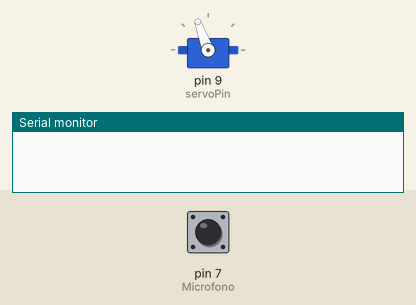
Bench run of a sketch on a simulated Arduino Uno, built with avr-gcc and run on an emulated ATmega328P. Parts: servo, the last lines printed to the serial monitor. The test bench sets the inputs (shaded band); at power-on: pin 7 (Microfono) LOW.

Above: at 1.2 s.
1.3 s: pin 7 (Microfono) pulsed HIGH 2 times (0.12 s each, 0.3 s apart)
At 3.08 s:
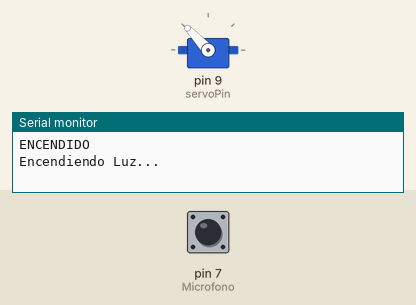
At 3.81 s:
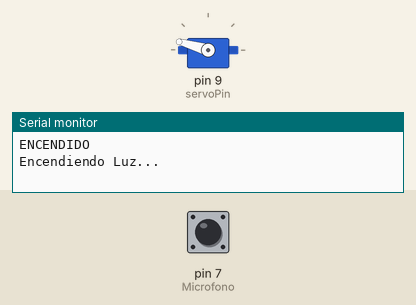
4.9 s: pin 7 (Microfono) pulsed HIGH 2 times (0.12 s each, 0.3 s apart)
At 6.68 s:
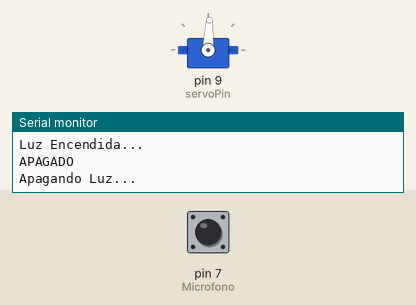
Timing chart, 0 to 8.8 s (numbered marks = the images above; inputs shaded):
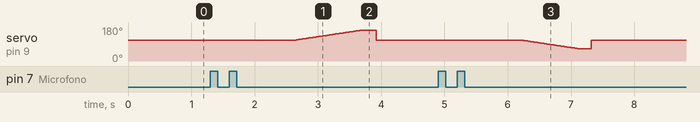

Measured:
- after the input at 1.3 s, servo on pin 9 (servoPin): rises from 110° to 164° in 1.1 s, then falls to 110° in 0.22 s

The sketch:

Clap-Bot.ino
```cpp
// LIBRERIAS
#include <Servo.h>

// DEFINICIONES
#include "Definiciones/def_clap_bot.h"

int lecturaMicrofono=0; // GUARDAR LECTURA DEL MICROFONO

int a=0;                //FLAG QUE CONTARA EL NUMERO DE APLAUSOS
int b=0;                //FLAG PARA SALIR DE BUCLE (Comienza Apagado)

unsigned long tiempoAntes = millis();

Servo servo;

//Metodos Servomotor
void encenderLuz();
void apagarLuz();


void setup(){

    Serial.begin(9600);         // COMUNICACION SERIAL
    pinMode(Microfono, INPUT);  // MICROFONO - ENTRADA DE SEÑAL
    servo.attach(servoPin);     // ESTABLEZCO PIN PARA MOVIMIENTO DEL SERVOMOTOR
    servo.write(pos_inicial);   // ESTABLEZCO LA POSICIÓN INICIAL DEL SERVOMOTOR
}


void loop(){
    unsigned long tiempoDespues = millis();   // TIEMPO DESPUES DE LA LECTURA

    lecturaMicrofono=digitalRead (Microfono); // LEER ESTADO DEL MICROFONO

    delay(10);
    if(lecturaMicrofono == 1){
        if(tiempoDespues - tiempoAntes >= intervalo){   // VALIDO QUE HAYA CIERTO TIEMPO ENTRE CADA APLAUSO
            a++;
            tiempoAntes = tiempoDespues;
        }
    }

    if(tiempoDespues - tiempoAntes >= 1000){  // SI PASO UN SEGUNDO, VALIDO SI HUBO APLAUSOS

        if (a==2 && b==1){       // 2 APALUSOS Y FOCO ENCENDIDO, ENTONCES APAGAMOS EL FOCO
            Serial.println ("APAGADO");
            apagarLuz();        // APAGAR FOCO
            b = 0;
        }
        else if(a==2 && b==0){   // 2 APLAUSOS Y FOCO APAGADO, ENTONCES ENCENDEMOS EL FOCO
            Serial.println("ENCENDIDO");
            encenderLuz();       // ENCENDER FOCO
            b=1;
        }

        a=0;
        tiempoAntes = tiempoDespues;
      }

}

// MOVIMIENTO DEL SERVOMOTOR PARA APAGAR
void apagarLuz(){
  int i;
  i = 0;

  Serial.println("Apagando Luz...");
  for(i = pos_inicial; i>pos_apagado; i--){
    servo.write(i);
    delay(20);
  }
  delay(200);

  servo.write(pos_inicial);             // VUELVO A POSICION INICIAL
  Serial.println("Luz Apagada...");

}

// MOVIMIENTO DEL SERVOMOTOR PARA ENCENDER
void encenderLuz(){
  int i;
  i = 0;

  Serial.println("Encendiendo Luz...");
  for(i = pos_inicial; i<pos_encendido; i++){
    servo.write(i);
    delay(20);
  }
  delay(200);

  servo.write(pos_inicial);             // VUELVO A POSICION INICIAL
  Serial.println("Luz Encendida...");

}
```

def_clap_bot.h
```cpp
#ifndef DEF_CLAP_BOT_H
#define DEF_CLAP_BOT_H

// PINES
#define servoPin        9             // SERVOMOTOR EN PIN 9
#define Microfono       7             // MICROFONO  EN PIN 7

// Posiciones Servomotor
#define pos_apagado     65            // 65°
#define pos_inicial     110           // 110°
#define pos_encendido   165           // 165°
#define intervalo       200           // 200°

#endif
```
